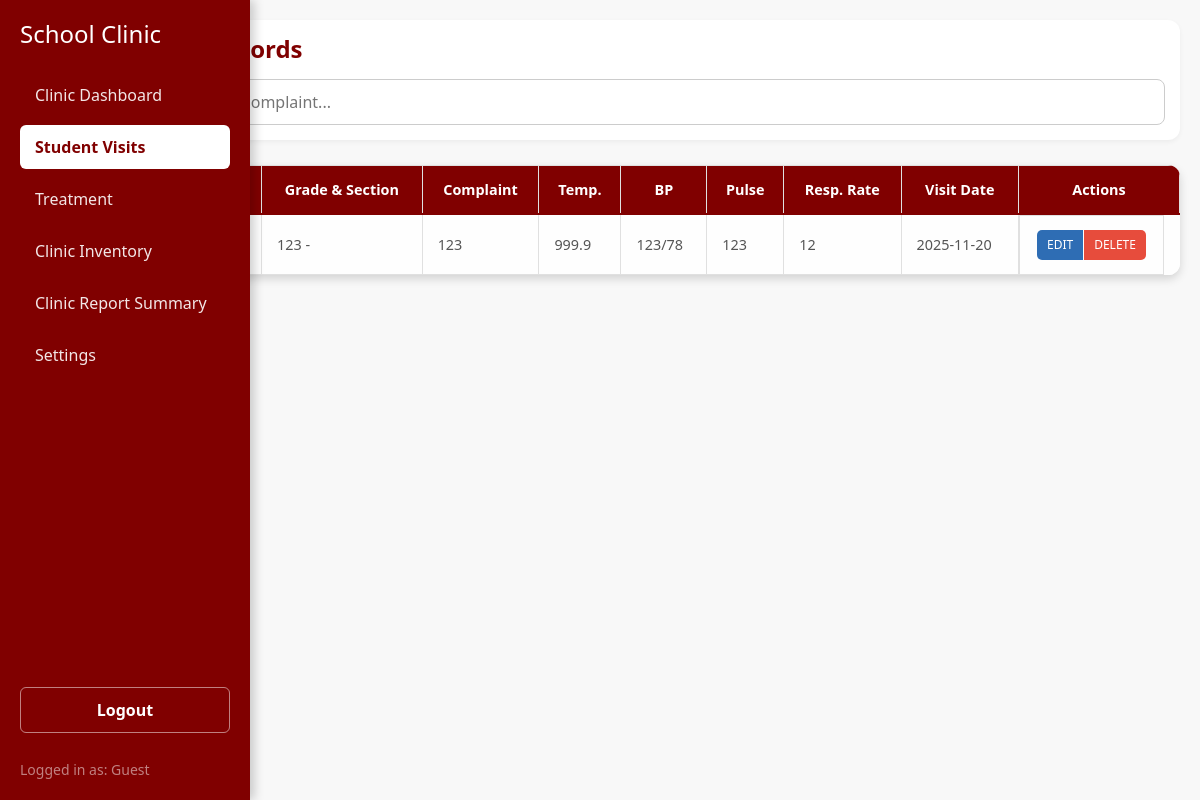
Page /studentRecords/index.php on the committed database.
### tables this page shows
CREATE TABLE `studentrecord` (
  `ID` int(11) NOT NULL,
  `name` varchar(32) NOT NULL,
  `idNum` int(11) NOT NULL,
  `gender` varchar(10) DEFAULT NULL,
  `department` varchar(30) NOT NULL,
  `section` varchar(50) DEFAULT NULL,
  `complaint` varchar(255) NOT NULL,
  `visitDate` date NOT NULL
);

### studentRecords/oop.php (called while the page is built, shortened)
<?php
class oop_class {
    private $conn;
    function __construct(){
        try {
            $connection = "mysql:host=" . SERVER . ";dbname=" . DBNAME . ";charset=utf8";
            $this->conn = new PDO($connection, USER, PASS);
            $this->conn->setAttribute(PDO::ATTR_ERRMODE, PDO::ERRMODE_EXCEPTION);
        } catch (PDOException $e) {
            echo "<script>alert('Connection Failed');</script>";
        }
    }
    public function show_data(){
        $select = "SELECT
            sr.*,
            sv.temperature,
            sv.bloodPressure,
            sv.pulse,
            sv.respiratoryRate,
            sv.vitalDate
        FROM studentrecord sr
        LEFT JOIN student_vitals sv ON sr.ID = sv.studentID
            AND sv.vitalDate = (
                SELECT MAX(vitalDate)
                FROM student_vitals sv2
                WHERE sv2.studentID = sr.ID
            )
        ORDER BY sr.visitDate DESC;";
        $stmt = $this->conn->prepare($select);
        $stmt->execute();
        return $stmt->fetchAll(PDO::FETCH_ASSOC);
    }
}
?>

### studentRecords/index.php (the view, shortened to what this page needs)
<?php
include 'oop.php';
$student = new oop_class();
$data = $student->show_data();
include '../sidebar/sidebar.php';
?>
<!DOCTYPE html>
<html lang="en">
<head>
</head>
<body>
    <div class="main-content">
        <div class="header-actions">
            <h1 class="title">Student Clinic Records</h1>
            <input type="text" class="search-input" id="searchInput" placeholder="Search by Name, LRN, or Complaint...">
        </div>
        <div class="table-container">
            <table>
                <tr>
                    <th style="text-align: left;">Name</th>
                    <th>Gender</th>
                    <th>LRN</th>
                    <th>Grade & Section</th>
                    <th>Complaint</th>
                    <th>Temp.</th>
                    <th>BP</th>
                    <th>Pulse</th>
                    <th>Resp. Rate</th>
                    <th>Visit Date</th>
                    <th class="table-actions">Actions</th>
                </tr>
                <?php if (is_array($data) && count($data)): ?>
                    <?php foreach ($data as $row): ?>
                        <tr>
                            <td><?= htmlspecialchars($row['name'] ?? 'N/A') ?></td>
                            <td><?= htmlspecialchars($row['gender'] ?? 'N/A') ?></td>
                            <td><?= htmlspecialchars($row['idNum'] ?? 'N/A') ?></td>
                            <td>
                                <?= htmlspecialchars($row['department'] ?? '') ?>
                                -
                            </td>
                            <td><?= htmlspecialchars($row['complaint'] ?? 'N/A') ?></td>
                            <td><?= htmlspecialchars($row['temperature'] ?? 'N/A') ?></td>
                            <td><?= htmlspecialchars($row['bloodPressure'] ?? 'N/A') ?></td>
                            <td><?= htmlspecialchars($row['pulse'] ?? 'N/A') ?></td>
                            <td><?= htmlspecialchars($row['respiratoryRate'] ?? 'N/A') ?></td>
                            <td><?= htmlspecialchars($row['visitDate'] ?? 'N/A') ?></td>
                            <td class="btn-group">
                                <a href="update.php?id=<?= $row['ID'] ?? '' ?>" class="btn update-btn" title="Edit Record">Edit</a>
                                <a href="delete.php?id=<?= $row['ID'] ?? '' ?>" class="btn delete-btn"
                                   onclick="return confirmDeletion(event, '<?= $row['ID'] ?? '' ?>');"
                                   title="Delete Record">Delete</a>
                            </td>
                        </tr>
                    <?php endforeach; ?>
                <?php endif; ?>
            </table>
        </div>
        <div style="margin-top: 20px;">
            <a href="add.php" class="btn add-btn"> Add New Student Record</a>
        </div>
    </div>
</body>
</html>

### sidebar/sidebar.php (style rules this page uses)
:root { --primary-maroon: #800000; --light-bg: #f8f8f8; }

### studentRecords/index.php (style rules this page uses)
:root { --primary-maroon: #800000; --light-bg: #f8f8f8; --box-shadow: 0 4px 10px rgba(0, 0, 0, 0.15); --header-bg: #fff; --secondary-text: #555; }
body { margin: 0; font-family: 'Segoe UI', Tahoma, Geneva, Verdana, sans-serif; background: var(--light-bg); }
.main-content { margin-left: 250px; padding: 30px 40px 0 40px; background: var(--light-bg); min-height: 100vh; }
.header-actions { display: flex; justify-content: space-between; align-items: center; margin-bottom: 25px; padding: 15px; background: var(--header-bg); border-radius: 12px; box-shadow: 0 2px 5px rgba(0, 0, 0, 0.05); }
.title { margin: 0; color: var(--primary-maroon); font-size: 24px; font-weight: 600; }
.search-input { padding: 10px 15px; border: 1px solid #ccc; border-radius: 8px; width: 300px; transition: all 0.3s; }
.table-container { overflow-x: auto; border-radius: 12px; box-shadow: var(--box-shadow); }
table { width: 100%; border-collapse: collapse; margin: 0; background: #fff; min-width: 1000px; }
th, td { border: 1px solid #e0e0e0; padding: 14px 15px; text-align: left; font-size: 0.9rem; }
td { color: var(--secondary-text); }
th { background: var(--primary-maroon); color: #fff; font-weight: 600; border-bottom: 2px solid var(--primary-maroon); text-align: center; }
th:first-child, td:first-child { text-align: left; }
th:last-child, td:last-child { text-align: center; }
tr:nth-child(even) { background: #fefefe; }
.btn { padding: 8px 18px; border-radius: 8px; font-size: 13px; text-decoration: none; color: #fff !important; display: inline-block; margin: 0 4px; font-weight: 600; transition: all 0.2s ease-in-out; border: none; cursor: pointer; text-transform: uppercase; }
.btn.add-btn { background-color: var(--primary-maroon); box-shadow: 0 4px #a00000; }
.btn-group .btn { margin: 0 2px; padding: 6px 10px; font-size: 12px; border-radius: 5px; font-weight: 500; }
.btn.update-btn { background-color: #2e6db4; }
.btn.delete-btn { background-color: #e74c3c; }
.table-actions { white-space: nowrap; min-width: 135px; text-align: center; }
@media (max-width: 1200px) { .main-content { margin-left: 0; padding: 20px; } }
@media (max-width: 1200px) { .header-actions { flex-direction: column; align-items: flex-start; } }
@media (max-width: 1200px) { .title { margin-bottom: 15px; } }
@media (max-width: 1200px) { .search-input { width: 100%; } }

### rows in the picture
studentrecord: department "123", complaint "123", temperature "999.9", bloodPressure "123/78", pulse "123", respiratoryRate "12", visitDate "2025-11-20"

### other values in the picture
$role "Guest"
